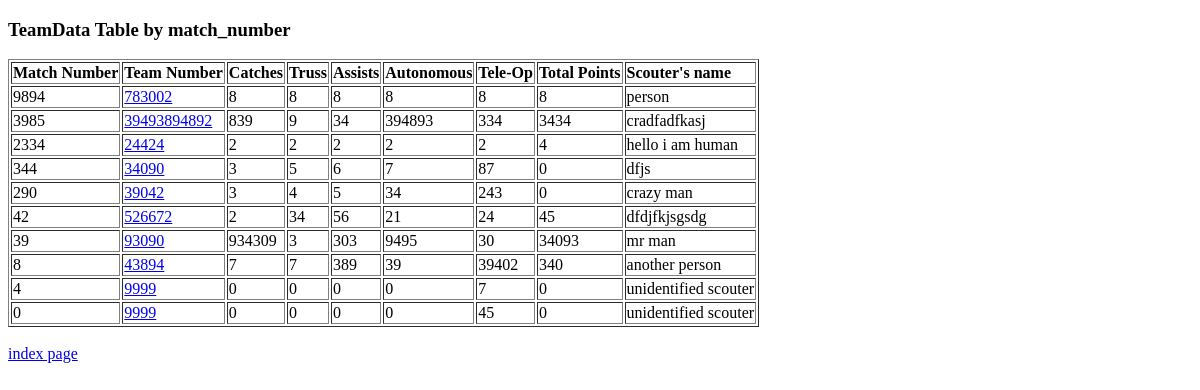
The page /scouting/teamdata_table/ on the database as committed earlier.
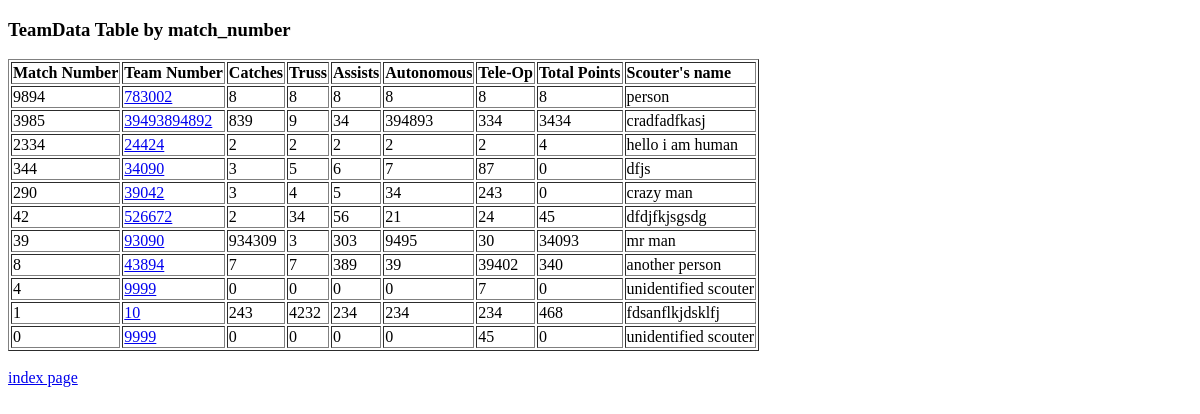
The same page on the database as committed later.
### scouting/models.py (models this page shows, shortened)
class TeamData(models.Model):
    scouter_name = models.CharField(default="unidentified scouter", max_length=32) #name must be less than 32 characters
    match_number = models.PositiveIntegerField(default=0) #should be made sure to be filled!
    team_number = models.PositiveIntegerField(default=10000001) #stores team's number, MUST BE FILLED IN! if not, it will default to 10000001 (probably won't exist for a while)
    catches = models.PositiveIntegerField(default=0)
    truss = models.PositiveIntegerField(default=0)
    assists = models.PositiveIntegerField(default=0)
    auto_points = models.PositiveIntegerField(default=0)
    teleop_points = models.PositiveIntegerField(default=0)
    total_points = models.PositiveIntegerField(default=0)
    comments = models.TextField(default="No Comments in Entry")

### scouting/views.py (the view)
def teamdata_table(request):
    list_by_match = TeamData.objects.order_by('-match_number')[0:]
    context = {'list_by_match_context':list_by_match}
    return render(request, "scouting/teamdata_table.html", context)

### scouting/templates/scouting/teamdata_table.html
<!DOCTYPE html>
<html>
	<head><title>TeamData Table</title></head>
	<body>
		<h3>TeamData Table by match_number</h3>
		{% if list_by_match_context %}
		<table border="1">
			<tr>
				<td><b>Match Number</b></td>
				<td><b>Team Number</b></td>
				<td><b>Catches</b></td>
				<td><b>Truss</b></td>
				<td><b>Assists</b></td>
				<td><b>Autonomous</b></td>
				<td><b>Tele-Op</b></td>
				<td><b>Total Points</b></td>
				<td><b>Scouter's name</b></td>
			</tr>
			{% for data in list_by_match_context %}
			<tr>
				<td>{{ data.match_number }}</td>
				<td><a href="/scouting/team/{{ data.team_number }}">{{ data.team_number }}</a></td>
				<td>{{ data.catches }}</td>
				<td>{{ data.truss }}</td>
				<td>{{ data.assists }}</td>
				<td>{{ data.auto_points }}</td>
				<td>{{ data.teleop_points }}</td>
				<td>{{ data.total_points }}</td>
				<td>{{ data.scouter_name }}</td>
			</tr>
			{% endfor %}
		</table><br />
		{% else %}
			<strong> there is no team data, strange. </strong><br />
		{% endif %}
		<a href="/scouting/">index page</a>
	</body>
</html>

Rows that differ between the two databases and show on the page:
added TeamData: match_number "1", team_number "10", catches "243", truss "4232", assists "234", auto_points "234", teleop_points "234", total_points "468", scouter_name "fdsanflkjdsklfj"
